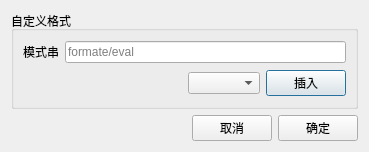
<?xml version="1.0" encoding="UTF-8"?>
<ui version="4.0">
 <class>Dialog</class>
 <widget class="QDialog" name="Dialog">
  <property name="geometry">
   <rect>
    <x>0</x>
    <y>0</y>
    <width>369</width>
    <height>152</height>
   </rect>
  </property>
  <property name="windowTitle">
   <string>命名格式</string>
  </property>
  <layout class="QVBoxLayout" name="verticalLayout_2">
   <item>
    <widget class="QGroupBox" name="groupBox_2">
     <property name="title">
      <string>自定义格式</string>
     </property>
     <layout class="QVBoxLayout" name="verticalLayout">
      <item>
       <spacer name="verticalSpacer">
        <property name="orientation">
         <enum>Qt::Vertical</enum>
        </property>
        <property name="sizeHint" stdset="0">
         <size>
          <width>20</width>
          <height>40</height>
         </size>
        </property>
       </spacer>
      </item>
      <item>
       <layout class="QHBoxLayout" name="horizontalLayout_2">
        <item>
         <widget class="QLabel" name="label">
          <property name="text">
           <string>模式串</string>
          </property>
         </widget>
        </item>
        <item>
         <widget class="QLineEdit" name="patternEdit">
          <property name="text">
           <string/>
          </property>
          <property name="placeholderText">
           <string>formate/eval</string>
          </property>
         </widget>
        </item>
       </layout>
      </item>
      <item>
       <spacer name="verticalSpacer_3">
        <property name="orientation">
         <enum>Qt::Vertical</enum>
        </property>
        <property name="sizeHint" stdset="0">
         <size>
          <width>20</width>
          <height>40</height>
         </size>
        </property>
       </spacer>
      </item>
      <item>
       <layout class="QHBoxLayout" name="horizontalLayout_3">
        <item>
         <spacer name="horizontalSpacer_2">
          <property name="orientation">
           <enum>Qt::Horizontal</enum>
          </property>
          <property name="sizeHint" stdset="0">
           <size>
            <width>40</width>
            <height>20</height>
           </size>
          </property>
         </spacer>
        </item>
        <item>
         <widget class="QComboBox" name="patternCombo">
          <property name="editable">
           <bool>false</bool>
          </property>
         </widget>
        </item>
        <item>
         <widget class="QPushButton" name="insertBtn">
          <property name="text">
           <string>插入</string>
          </property>
         </widget>
        </item>
       </layout>
      </item>
      <item>
       <spacer name="verticalSpacer_2">
        <property name="orientation">
         <enum>Qt::Vertical</enum>
        </property>
        <property name="sizeHint" stdset="0">
         <size>
          <width>20</width>
          <height>40</height>
         </size>
        </property>
       </spacer>
      </item>
     </layout>
    </widget>
   </item>
   <item>
    <layout class="QHBoxLayout" name="horizontalLayout">
     <item>
      <spacer name="horizontalSpacer">
       <property name="orientation">
        <enum>Qt::Horizontal</enum>
       </property>
       <property name="sizeHint" stdset="0">
        <size>
         <width>40</width>
         <height>20</height>
        </size>
       </property>
      </spacer>
     </item>
     <item>
      <widget class="QPushButton" name="exitBtn">
       <property name="focusPolicy">
        <enum>Qt::StrongFocus</enum>
       </property>
       <property name="text">
        <string>取消</string>
       </property>
      </widget>
     </item>
     <item>
      <widget class="QPushButton" name="okBtn">
       <property name="text">
        <string>确定</string>
       </property>
      </widget>
     </item>
    </layout>
   </item>
  </layout>
 </widget>
 <resources/>
 <connections/>
</ui>
